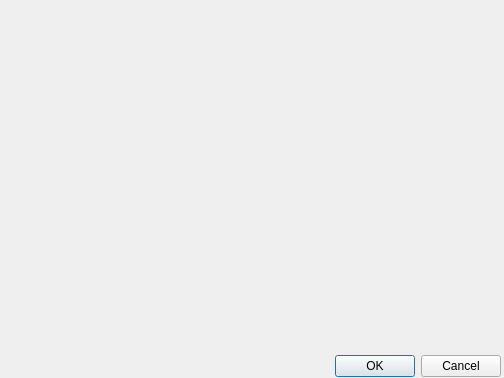
<?xml version="1.0" encoding="UTF-8"?>
<ui version="4.0">
 <class>Help</class>
 <widget class="QDialog" name="Help">
  <property name="geometry">
   <rect>
    <x>0</x>
    <y>0</y>
    <width>504</width>
    <height>378</height>
   </rect>
  </property>
  <property name="windowTitle">
   <string>Dialog</string>
  </property>
  <widget class="QDialogButtonBox" name="buttonBox">
   <property name="geometry">
    <rect>
     <x>160</x>
     <y>350</y>
     <width>341</width>
     <height>32</height>
    </rect>
   </property>
   <property name="orientation">
    <enum>Qt::Horizontal</enum>
   </property>
   <property name="standardButtons">
    <set>QDialogButtonBox::Cancel|QDialogButtonBox::Ok</set>
   </property>
  </widget>
  <widget class="QLabel" name="label">
   <property name="geometry">
    <rect>
     <x>0</x>
     <y>0</y>
     <width>501</width>
     <height>351</height>
    </rect>
   </property>
   <property name="text">
    <string/>
   </property>
   <property name="pixmap">
    <pixmap resource="myf.qrc">:/new/Capture.PNG</pixmap>
   </property>
   <property name="scaledContents">
    <bool>true</bool>
   </property>
  </widget>
 </widget>
 <resources>
  <include location="myf.qrc"/>
 </resources>
 <connections>
  <connection>
   <sender>buttonBox</sender>
   <signal>accepted()</signal>
   <receiver>Help</receiver>
   <slot>accept()</slot>
   <hints>
    <hint type="sourcelabel">
     <x>248</x>
     <y>254</y>
    </hint>
    <hint type="destinationlabel">
     <x>157</x>
     <y>274</y>
    </hint>
   </hints>
  </connection>
  <connection>
   <sender>buttonBox</sender>
   <signal>rejected()</signal>
   <receiver>Help</receiver>
   <slot>reject()</slot>
   <hints>
    <hint type="sourcelabel">
     <x>316</x>
     <y>260</y>
    </hint>
    <hint type="destinationlabel">
     <x>286</x>
     <y>274</y>
    </hint>
   </hints>
  </connection>
 </connections>
</ui>
